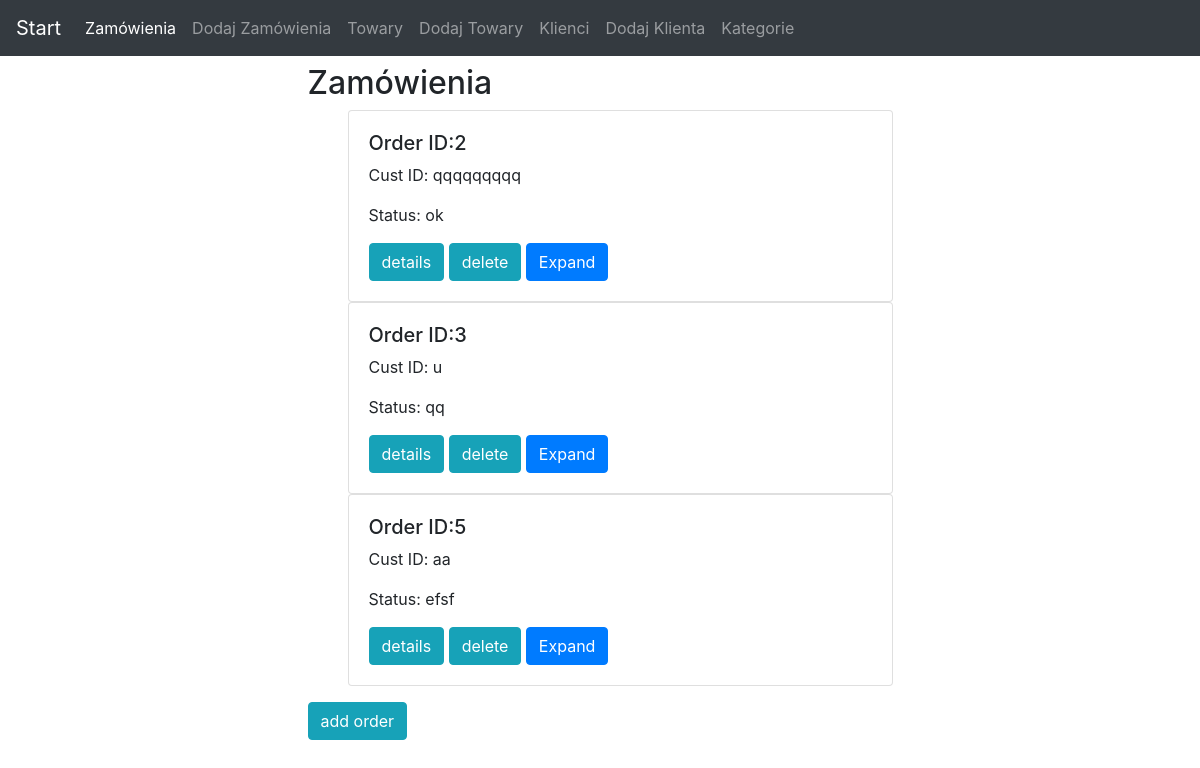
/orders/, run on an earlier commit of the app's database.
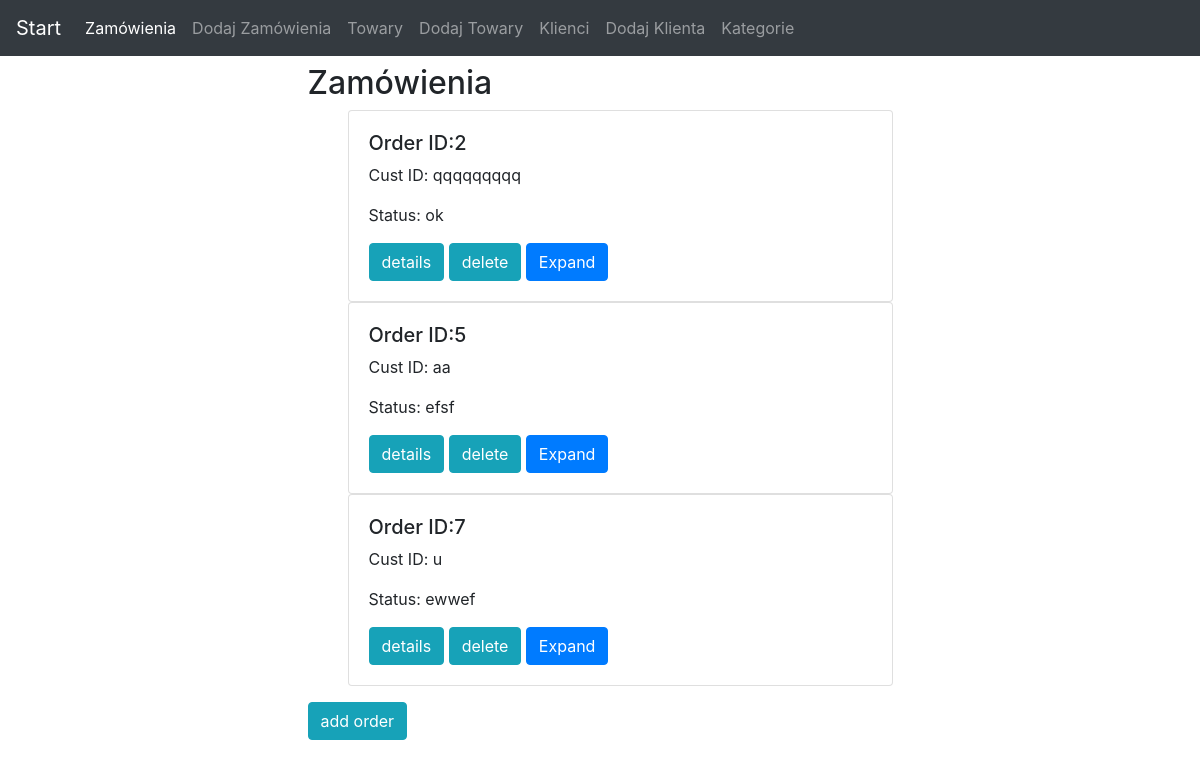
And on a later commit of the database.
### orders_app/models.py (models this page shows)
class Order(models.Model):
    class Meta:
        verbose_name = 'Zamówienie'
        verbose_name_plural = 'Zamowienia'
    customer_id = models.ForeignKey(Customer, on_delete=models.CASCADE)
    status = models.CharField(max_length=50, blank=False)
    def __str__(self):
        return str(self.id)

class Customer(models.Model):
    class Meta:
        verbose_name = 'Klient'
        verbose_name_plural = 'Klienci'
    name = models.CharField(max_length=50, blank=False, verbose_name="Name")
    def __str__(self):
        return self.name

### orders_app/views.py (the view)
# urls.py: path('orders/', views.order_list, name='orders'),
def order_list(request):
    context = {}
    if request.method == 'GET':
        queryset = Order.objects.all()
        context['object_list'] = queryset
    return render(request, 'orders_app/order_list.html', context)

### orders_app/models.py (called while the page is built)
    def __str__(self):
        return self.name

### orders_app/templates/orders_app/order_list.html (shortened to what this page needs)
{% extends "base.html" %}
{% block content %}
    <h2>Zamówienia</h2>
    <ul>
        {% for order in object_list %}
        <div class="card">
            <div class="card-body">
                <h5>Order ID:{{ order.id }}</h5>
                <p>Cust ID: {{order.customer_id}}</p>
                <p>Status: {{order.status}}</p>
                <a href="{% url 'orders_app:order' order.id %}" class="btn btn-info" role="button">details</a>
                <a href="{% url 'orders_app:delete_order' order.id %}" class="btn btn-info" role="button">delete</a>
                <a class="btn btn-primary" id="{{order.id}}" data-toggle="collapse" href="#collapse{{order.id}}" role="button" aria-expanded="false" aria-multiselectable="true" aria-controls="collapseExample">Expand</a>
            </div>
        </div>
        {% endfor %}
    </ul>
    <a href="{% url 'orders_app:add_orders' %}" class="btn btn-info" role="button">add order</a>
{% endblock %}

What changed in the data, as far as the page shows it:
removed Order: id "3", customer_id "u", status "qq"
added Order: id "7", customer_id "u", status "ewwef"
